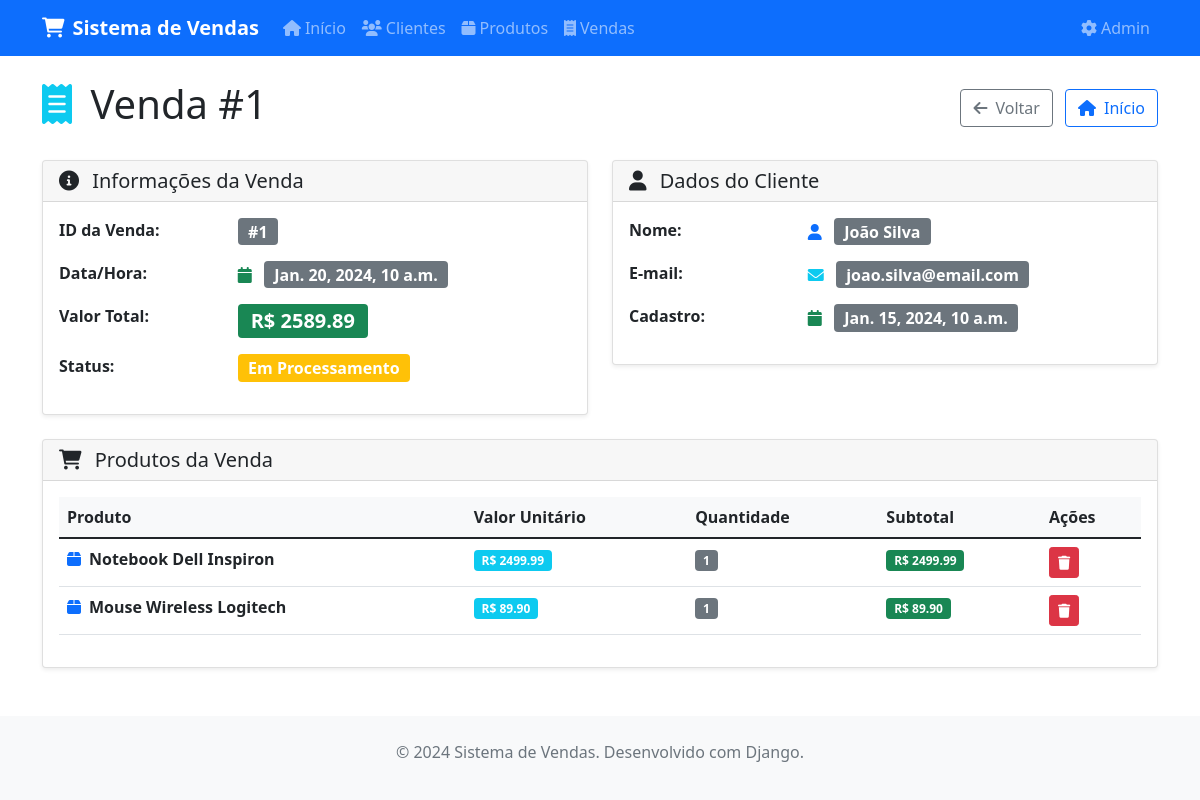
Page /vendas/vendas/1/ on the committed database.
### vendas/models.py (models this page shows, shortened)
class Venda(models.Model):
    STATUS_CHOICES = [
        ('processamento', 'Em Processamento'),
        ('pago', 'Pago'),
        ('cancelado', 'Cancelado'),
    ]
    cliente = models.ForeignKey(Cliente, on_delete=models.CASCADE, verbose_name="Cliente")
    produtos = models.ManyToManyField(Produto, through='ItemVenda', verbose_name="Produtos")
    data_hora = models.DateTimeField(default=timezone.now, verbose_name="Data e Hora")
    valor_total = models.DecimalField(max_digits=10, decimal_places=2, verbose_name="Valor Total")
    status = models.CharField(max_length=20, choices=STATUS_CHOICES, default='processamento', verbose_name="Status")
    class Meta:
        verbose_name = "Venda"
        verbose_name_plural = "Vendas"
        ordering = ['data_hora']
    def pode_ser_cancelada(self):
        if self.status == 'cancelado':
            return False
        data_limite = timezone.now() - timedelta(days=0)
        if self.data_hora < data_limite:
            return False
        return True
    def get_status_display_class(self):
        status_classes = {
            'processamento': 'warning',
            'pago': 'success',
            'cancelado': 'danger',
        }
        return status_classes.get(self.status, 'secondary')

class Cliente(models.Model):
    nome = models.CharField(max_length=200, verbose_name="Nome")
    email = models.EmailField(verbose_name="E-mail")
    data_cadastro = models.DateTimeField(auto_now_add=True, verbose_name="Data de Cadastro")
    class Meta:
        verbose_name = "Cliente"
        verbose_name_plural = "Clientes"
        ordering = ['nome']

class ItemVenda(models.Model):
    venda = models.ForeignKey(Venda, on_delete=models.CASCADE, verbose_name="Venda")
    produto = models.ForeignKey(Produto, on_delete=models.CASCADE, verbose_name="Produto")
    quantidade = models.PositiveIntegerField(default=1, verbose_name="Quantidade")
    valor_unitario = models.DecimalField(max_digits=10, decimal_places=2, verbose_name="Valor Unitário")
    class Meta:
        verbose_name = "Item da Venda"
        verbose_name_plural = "Itens da Venda"
    @property
    def subtotal(self):
        return self.quantidade * self.valor_unitario

class Produto(models.Model):
    nome = models.CharField(max_length=200, verbose_name="Nome")
    valor = models.DecimalField(max_digits=10, decimal_places=2, verbose_name="Valor")
    data_cadastro = models.DateTimeField(auto_now_add=True, verbose_name="Data de Cadastro")
    class Meta:
        verbose_name = "Produto"
        verbose_name_plural = "Produtos"
        ordering = ['nome']

### vendas/views.py (the view)
# urls.py: path('vendas/<int:pk>/', views.venda_detail, name='venda_detail'),
def venda_detail(request, pk):
    venda = get_object_or_404(Venda, pk=pk)
    return render(request, 'vendas/venda_detail.html', {'venda': venda})

### vendas/templates/vendas/venda_detail.html (shortened to what this page needs)
{% extends 'vendas/base.html' %}
{% block content %}
<div class="row">
    <div class="col-12">
        <div class="d-flex justify-content-between align-items-center mb-4">
            <h1>
                <i class="fas fa-receipt text-info me-2"></i>
                Venda #{{ venda.id }}
            </h1>
            <div>
                <a href="{% url 'vendas:venda_list' %}" class="btn btn-outline-secondary me-2">
                    <i class="fas fa-arrow-left me-2"></i>Voltar
                </a>
                <a href="{% url 'vendas:home' %}" class="btn btn-outline-primary">
                    <i class="fas fa-home me-2"></i>Início
                </a>
            </div>
        </div>
    </div>
</div>
<div class="row">
    <div class="col-md-6 mb-4">
        <div class="card">
            <div class="card-header">
                <h5 class="mb-0">
                    <i class="fas fa-info-circle me-2"></i>
                    Informações da Venda
                </h5>
            </div>
            <div class="card-body">
                <div class="row mb-3">
                    <div class="col-4">
                        <strong>ID da Venda:</strong>
                    </div>
                    <div class="col-8">
                        <span class="badge bg-secondary fs-6">#{{ venda.id }}</span>
                    </div>
                </div>
                <div class="row mb-3">
                    <div class="col-4">
                        <strong>Data/Hora:</strong>
                    </div>
                    <div class="col-8">
                        <i class="fas fa-calendar text-success me-2"></i>
                        <span class="badge bg-secondary fs-6">{{ venda.data_hora }}</span>
                    </div>
                </div>
                <div class="row mb-3">
                    <div class="col-4">
                        <strong>Valor Total:</strong>
                    </div>
                    <div class="col-8">
                        <span class="badge bg-success fs-5">
                            R$ {{ venda.valor_total }}
                        </span>
                    </div>
                </div>
                <div class="row mb-3">
                    <div class="col-4">
                        <strong>Status:</strong>
                    </div>
                    <div class="col-8">
                        <span class="badge bg-{{ venda.get_status_display_class }} fs-6">
                            {{venda.get_status_display}}
                        </span>
                    </div>
                </div>
            </div>
        </div>
    </div>
    <div class="col-md-6 mb-4">
        <div class="card">
            <div class="card-header">
                <h5 class="mb-0">
                    <i class="fas fa-user me-2"></i>
                    Dados do Cliente
                </h5>
            </div>
            <div class="card-body">
                <div class="row mb-3">
                    <div class="col-4">
                        <strong>Nome:</strong>
                    </div>
                    <div class="col-8">
                        <i class="fas fa-user text-primary me-2"></i>
                            <span class="badge bg-secondary fs-6">{{ venda.cliente.nome }}</span>
                    </div>
                </div>
                <div class="row mb-3">
                    <div class="col-4">
                        <strong>E-mail:</strong>
                    </div>
                    <div class="col-8">
                        <i class="fas fa-envelope text-info me-2"></i>
                        <span class="badge bg-secondary fs-6">{{ venda.cliente.email }}</span>
                    </div>
                </div>
                <div class="row mb-3">
                    <div class="col-4">
                        <strong>Cadastro:</strong>
                    </div>
                    <div class="col-8">
                        <i class="fas fa-calendar text-success me-2"></i>
                       <span class="badge bg-secondary fs-6">{{ venda.cliente.data_cadastro }} </span>
                    </div>
                </div>
            </div>
        </div>
    </div>
</div>
<div class="row">
    <div class="col-12">
        <div class="card">
            <div class="card-header">
                <h5 class="mb-0">
                    <i class="fas fa-shopping-cart me-2"></i>
                    Produtos da Venda
                </h5>
            </div>
            <div class="card-body">
                {% if venda.itemvenda_set.all %}
                    <div class="table-responsive">
                        <table class="table table-hover">
                            <thead>
                                <tr>
                                    <th>Produto</th>
                                    <th>Valor Unitário</th>
                                    <th>Quantidade</th>
                                    <th>Subtotal</th>
                                    {% if venda.status != 'cancelado' %}
                                        <th width="100">Ações</th>
                                    {% endif %}
                                </tr>
                            </thead>
                            <tbody>
                               {% for item in venda.itemvenda_set.all %}
<tr>
    <td>
        <div class="d-flex align-items-center">
            <i class="fas fa-box text-primary me-2"></i>
            <strong>{{ item.produto.nome }}</strong>
        </div>
    </td>
    <td>
        <span class="badge bg-info">
            R$ {{ item.valor_unitario }}
        </span>
    </td>
    <td>
        <span class="badge bg-secondary">
            {{ item.quantidade }}
        </span>
    </td>
    <td>
        <span class="badge bg-success">
            R$ {{ item.subtotal }}
        </span>
    </td>
    {% if venda.status != 'cancelado' %}
    <td>
        <button
            type="button"
            class="btn btn-sm btn-danger"
            onclick="removerProduto"
            title="Remover Produto"
        >
            <i class="fas fa-trash"></i>
        </button>
    </td>
    {% endif %}
</tr>
{% endfor %}
                            </tbody>
                        </table>
                    </div>
                {% else %}
                    <div class="text-center py-3">
                        <i class="fas fa-exclamation-triangle text-warning fa-2x mb-2"></i>
                        <p class="text-muted">Nenhum produto associado a esta venda.</p>
                    </div>
                {% endif %}
            </div>
        </div>
    </div>
</div>
{% endblock %}

### vendas/templates/vendas/base.html (style rules this page uses)
.card { box-shadow: 0 0.125rem 0.25rem rgba(0, 0, 0, 0.075); border: 1px solid rgba(0, 0, 0, 0.125); }
.table th { background-color: #f8f9fa; }

### rows in the picture
Venda: id "1", data_hora "Jan. 20, 2024, 10 a.m.", valor_total "2589.89", status "Em Processamento", cliente.nome "João Silva", cliente.email "joao.silva@email.com", cliente.data_cadastro "Jan. 15, 2024, 10 a.m."
ItemVenda: produto.nome "Notebook Dell Inspiron", valor_unitario "2499.99", quantidade "1", subtotal "2499.99"
ItemVenda: produto.nome "Mouse Wireless Logitech", valor_unitario "89.90", quantidade "1", subtotal "89.90"
